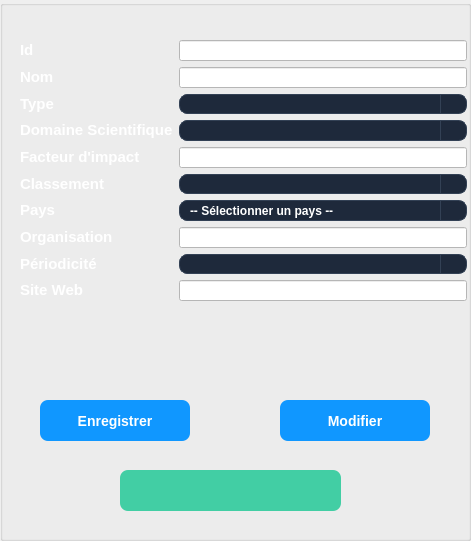
      <widget class="QGroupBox" name="groupBox_Journal_Form">
       <widget class="QWidget" name="formLayoutWidget_Journal">
        <layout class="QFormLayout" name="formLayout_Journal">
         <item row="0" column="0">
          <widget class="QLabel" name="label_Journal_id">
           <property name="text">
            <string>&lt;html&gt;&lt;head/&gt;&lt;body&gt;&lt;p&gt;&lt;span style=" font-size:11pt; font-weight:700; color:#ffffff;"&gt;Id&lt;/span&gt;&lt;/p&gt;&lt;/body&gt;&lt;/html&gt;</string>
           </property>
          </widget>
         </item>
         <item row="0" column="1">
          <widget class="QLineEdit" name="id">
           <property name="styleSheet">
            <string notr="true">background-color: rgb(255, 255, 255);</string>
           </property>
          </widget>
         </item>
         <item row="1" column="0">
          <widget class="QLabel" name="label_Journal_nom">
           <property name="text">
            <string>&lt;html&gt;&lt;head/&gt;&lt;body&gt;&lt;p&gt;&lt;span style=" font-size:11pt; font-weight:700; color:#ffffff;"&gt;Nom&lt;/span&gt;&lt;/p&gt;&lt;/body&gt;&lt;/html&gt;</string>
           </property>
          </widget>
         </item>
         <item row="1" column="1">
          <widget class="QLineEdit" name="nom">
           <property name="styleSheet">
            <string notr="true">background-color: rgb(255, 255, 255);</string>
           </property>
          </widget>
         </item>
         <item row="2" column="0">
          <widget class="QLabel" name="label_Journal_type">
           <property name="text">
            <string>&lt;html&gt;&lt;head/&gt;&lt;body&gt;&lt;p&gt;&lt;span style=" font-size:11pt; font-weight:700; color:#ffffff;"&gt;Type&lt;/span&gt;&lt;/p&gt;&lt;/body&gt;&lt;/html&gt;</string>
           </property>
          </widget>
         </item>
         <item row="2" column="1">
          <widget class="QComboBox" name="type">
           <property name="styleSheet">
         <string notr="true">QComboBox {
    background-color: #1e293b;
    border: 1px solid #334155;
    border-radius: 8px;
    padding: 2px 10px;
    color: white;
    font-weight: bold;
}
QComboBox:hover {
    border: 1px solid #3b82f6;
}
QComboBox::drop-down {
    subcontrol-origin: padding;
    subcontrol-position: top right;
    width: 25px;
    border-left: 1px solid #334155;
    border-top-right-radius: 8px;
    border-bottom-right-radius: 8px;
}
QComboBox QAbstractItemView {
    background-color: #1e293b;
    border: 1px solid #3b82f6;
    selection-background-color: #3b82f6;
    selection-color: white;
    color: white;
}</string>
        </property>
        </widget>
         </item>
         <item row="3" column="0">
          <widget class="QLabel" name="label_Journal_domaine">
           <property name="text">
            <string>&lt;html&gt;&lt;head/&gt;&lt;body&gt;&lt;p&gt;&lt;span style=" font-size:11pt; font-weight:700; color:#ffffff;"&gt;Domaine Scientifique&lt;/span&gt;&lt;/p&gt;&lt;/body&gt;&lt;/html&gt;</string>
           </property>
          </widget>
         </item>
         <item row="3" column="1">
          <widget class="QComboBox" name="domaine_scientifique">
           <property name="styleSheet">
            <string notr="true">QComboBox {
    background-color: #1e293b;
    border: 1px solid #334155;
    border-radius: 8px;
    padding: 2px 10px;
    color: white;
    font-weight: bold;
}
QComboBox:hover {
    border: 1px solid #3b82f6;
}
QComboBox::drop-down {
    subcontrol-origin: padding;
    subcontrol-position: top right;
    width: 25px;
    border-left: 1px solid #334155;
    border-top-right-radius: 8px;
    border-bottom-right-radius: 8px;
}
QComboBox QAbstractItemView {
    background-color: #1e293b;
    border: 1px solid #3b82f6;
    selection-background-color: #3b82f6;
    selection-color: white;
    color: white;
}</string>
           </property>
          </widget>
         </item>
         <item row="4" column="0">
          <widget class="QLabel" name="label_Journal_facteur">
           <property name="text">
            <string>&lt;html&gt;&lt;head/&gt;&lt;body&gt;&lt;p&gt;&lt;span style=" font-size:11pt; font-weight:700; color:#ffffff;"&gt;Facteur d'impact&lt;/span&gt;&lt;/p&gt;&lt;/body&gt;&lt;/html&gt;</string>
           </property>
          </widget>
         </item>
         <item row="4" column="1">
          <widget class="QLineEdit" name="facteur_impact">
           <property name="styleSheet">
            <string notr="true">background-color: rgb(255, 255, 255);</string>
           </property>
          </widget>
         </item>
         <item row="5" column="0">
          <widget class="QLabel" name="label_Journal_classement">
           <property name="text">
            <string>&lt;html&gt;&lt;head/&gt;&lt;body&gt;&lt;p&gt;&lt;span style=" font-size:11pt; font-weight:700; color:#ffffff;"&gt;Classement&lt;/span&gt;&lt;/p&gt;&lt;/body&gt;&lt;/html&gt;</string>
           </property>
          </widget>
         </item>
         <item row="5" column="1">
          <widget class="QComboBox" name="classement">
           <property name="styleSheet">
            <string notr="true">QComboBox {
    background-color: #1e293b;
    border: 1px solid #334155;
    border-radius: 8px;
    padding: 2px 10px;
    color: white;
    font-weight: bold;
}
QComboBox:hover {
    border: 1px solid #3b82f6;
}
QComboBox::drop-down {
    subcontrol-origin: padding;
    subcontrol-position: top right;
    width: 25px;
    border-left: 1px solid #334155;
    border-top-right-radius: 8px;
    border-bottom-right-radius: 8px;
}
QComboBox QAbstractItemView {
    background-color: #1e293b;
    border: 1px solid #3b82f6;
    selection-background-color: #3b82f6;
    selection-color: white;
    color: white;
}</string>
           </property>
          </widget>
         </item>
         <item row="6" column="0">
          <widget class="QLabel" name="label_Journal_pays">
           <property name="text">
            <string>&lt;html&gt;&lt;head/&gt;&lt;body&gt;&lt;p&gt;&lt;span style=" font-size:11pt; font-weight:700; color:#ffffff;"&gt;Pays&lt;/span&gt;&lt;/p&gt;&lt;/body&gt;&lt;/html&gt;</string>
           </property>
          </widget>
         </item>
         <item row="6" column="1">
          <widget class="QComboBox" name="pays">
           <property name="styleSheet">
        <string notr="true">QComboBox {
    background-color: #1e293b;
    border: 1px solid #334155;
    border-radius: 8px;
    padding: 2px 10px;
    color: white;
    font-weight: bold;
}
QComboBox:hover {
    border: 1px solid #3b82f6;
}
QComboBox::drop-down {
    subcontrol-origin: padding;
    subcontrol-position: top right;
    width: 25px;
    border-left: 1px solid #334155;
    border-top-right-radius: 8px;
    border-bottom-right-radius: 8px;
}
QComboBox QAbstractItemView {
    background-color: #1e293b;
    border: 1px solid #3b82f6;
    selection-background-color: #3b82f6;
    selection-color: white;
    color: white;
}</string>
           </property>
           <item><property name="text"><string>-- Sélectionner un pays --</string></property></item>
           <item><property name="text"><string>Afghanistan</string></property></item>
           <item><property name="text"><string>Albania</string></property></item>
           <item><property name="text"><string>Algeria</string></property></item>
           <item><property name="text"><string>Andorra</string></property></item>
           <item><property name="text"><string>Angola</string></property></item>
           <item><property name="text"><string>Antigua and Barbuda</string></property></item>
           <item><property name="text"><string>Argentina</string></property></item>
           <item><property name="text"><string>Armenia</string></property></item>
           <item><property name="text"><string>Australia</string></property></item>
           <item><property name="text"><string>Austria</string></property></item>
           <item><property name="text"><string>Azerbaijan</string></property></item>
           <item><property name="text"><string>Bahamas</string></property></item>
           <item><property name="text"><string>Bahrain</string></property></item>
           <item><property name="text"><string>Bangladesh</string></property></item>
           <item><property name="text"><string>Barbados</string></property></item>
           <item><property name="text"><string>Belarus</string></property></item>
           <item><property name="text"><string>Belgium</string></property></item>
           <item><property name="text"><string>Belize</string></property></item>
           <item><property name="text"><string>Benin</string></property></item>
           <item><property name="text"><string>Bhutan</string></property></item>
           <item><property name="text"><string>Bolivia</string></property></item>
           <item><property name="text"><string>Bosnia and Herzegovina</string></property></item>
           <item><property name="text"><string>Botswana</string></property></item>
           <item><property name="text"><string>Brazil</string></property></item>
           <item><property name="text"><string>Brunei</string></property></item>
           <item><property name="text"><string>Bulgaria</string></property></item>
           <item><property name="text"><string>Burkina Faso</string></property></item>
           <item><property name="text"><string>Burundi</string></property></item>
           <item><property name="text"><string>Cabo Verde</string></property></item>
           <item><property name="text"><string>Cambodia</string></property></item>
           <item><property name="text"><string>Cameroon</string></property></item>
           <item><property name="text"><string>Canada</string></property></item>
           <item><property name="text"><string>Central African Republic</string></property></item>
           <item><property name="text"><string>Chad</string></property></item>
           <item><property name="text"><string>Chile</string></property></item>
           <item><property name="text"><string>China</string></property></item>
           <item><property name="text"><string>Colombia</string></property></item>
           <item><property name="text"><string>Comoros</string></property></item>
           <item><property name="text"><string>Congo (Brazzaville)</string></property></item>
           <item><property name="text"><string>Congo (Kinshasa)</string></property></item>
           <item><property name="text"><string>Costa Rica</string></property></item>
           <item><property name="text"><string>Croatia</string></property></item>
           <item><property name="text"><string>Cuba</string></property></item>
           <item><property name="text"><string>Cyprus</string></property></item>
           <item><property name="text"><string>Czech Republic</string></property></item>
           <item><property name="text"><string>Denmark</string></property></item>
           <item><property name="text"><string>Djibouti</string></property></item>
           <item><property name="text"><string>Dominica</string></property></item>
           <item><property name="text"><string>Dominican Republic</string></property></item>
           <item><property name="text"><string>Ecuador</string></property></item>
           <item><property name="text"><string>Egypt</string></property></item>
           <item><property name="text"><string>El Salvador</string></property></item>
           <item><property name="text"><string>Equatorial Guinea</string></property></item>
           <item><property name="text"><string>Eritrea</string></property></item>
           <item><property name="text"><string>Estonia</string></property></item>
           <item><property name="text"><string>Eswatini</string></property></item>
           <item><property name="text"><string>Ethiopia</string></property></item>
           <item><property name="text"><string>Fiji</string></property></item>
           <item><property name="text"><string>Finland</string></property></item>
           <item><property name="text"><string>France</string></property></item>
           <item><property name="text"><string>Gabon</string></property></item>
           <item><property name="text"><string>Gambia</string></property></item>
           <item><property name="text"><string>Georgia</string></property></item>
           <item><property name="text"><string>Germany</string></property></item>
           <item><property name="text"><string>Ghana</string></property></item>
           <item><property name="text"><string>Greece</string></property></item>
           <item><property name="text"><string>Grenada</string></property></item>
           <item><property name="text"><string>Guatemala</string></property></item>
           <item><property name="text"><string>Guinea</string></property></item>
           <item><property name="text"><string>Guinea-Bissau</string></property></item>
           <item><property name="text"><string>Guyana</string></property></item>
           <item><property name="text"><string>Haiti</string></property></item>
           <item><property name="text"><string>Honduras</string></property></item>
           <item><property name="text"><string>Hungary</string></property></item>
           <item><property name="text"><string>Iceland</string></property></item>
           <item><property name="text"><string>India</string></property></item>
           <item><property name="text"><string>Indonesia</string></property></item>
           <item><property name="text"><string>Iran</string></property></item>
           <item><property name="text"><string>Iraq</string></property></item>
           <item><property name="text"><string>Ireland</string></property></item>
           <item><property name="text"><string>Israel</string></property></item>
           <item><property name="text"><string>Italy</string></property></item>
           <item><property name="text"><string>Ivory Coast</string></property></item>
           <item><property name="text"><string>Jamaica</string></property></item>
           <item><property name="text"><string>Japan</string></property></item>
           <item><property name="text"><string>Jordan</string></property></item>
           <item><property name="text"><string>Kazakhstan</string></property></item>
           <item><property name="text"><string>Kenya</string></property></item>
           <item><property name="text"><string>Kiribati</string></property></item>
           <item><property name="text"><string>Kuwait</string></property></item>
           <item><property name="text"><string>Kyrgyzstan</string></property></item>
           <item><property name="text"><string>Laos</string></property></item>
           <item><property name="text"><string>Latvia</string></property></item>
           <item><property name="text"><string>Lebanon</string></property></item>
           <item><property name="text"><string>Lesotho</string></property></item>
           <item><property name="text"><string>Liberia</string></property></item>
           <item><property name="text"><string>Libya</string></property></item>
           <item><property name="text"><string>Liechtenstein</string></property></item>
           <item><property name="text"><string>Lithuania</string></property></item>
           <item><property name="text"><string>Luxembourg</string></property></item>
           <item><property name="text"><string>Madagascar</string></property></item>
           <item><property name="text"><string>Malawi</string></property></item>
           <item><property name="text"><string>Malaysia</string></property></item>
           <item><property name="text"><string>Maldives</string></property></item>
           <item><property name="text"><string>Mali</string></property></item>
           <item><property name="text"><string>Malta</string></property></item>
           <item><property name="text"><string>Marshall Islands</string></property></item>
           <item><property name="text"><string>Mauritania</string></property></item>
           <item><property name="text"><string>Mauritius</string></property></item>
           <item><property name="text"><string>Mexico</string></property></item>
           <item><property name="text"><string>Micronesia</string></property></item>
           <item><property name="text"><string>Moldova</string></property></item>
           <item><property name="text"><string>Monaco</string></property></item>
           <item><property name="text"><string>Mongolia</string></property></item>
           <item><property name="text"><string>Montenegro</string></property></item>
           <item><property name="text"><string>Morocco</string></property></item>
           <item><property name="text"><string>Mozambique</string></property></item>
           <item><property name="text"><string>Myanmar</string></property></item>
           <item><property name="text"><string>Namibia</string></property></item>
           <item><property name="text"><string>Nauru</string></property></item>
           <item><property name="text"><string>Nepal</string></property></item>
           <item><property name="text"><string>Netherlands</string></property></item>
           <item><property name="text"><string>New Zealand</string></property></item>
           <item><property name="text"><string>Nicaragua</string></property></item>
           <item><property name="text"><string>Niger</string></property></item>
           <item><property name="text"><string>Nigeria</string></property></item>
           <item><property name="text"><string>North Korea</string></property></item>
           <item><property name="text"><string>North Macedonia</string></property></item>
           <item><property name="text"><string>Norway</string></property></item>
           <item><property name="text"><string>Oman</string></property></item>
           <item><property name="text"><string>Pakistan</string></property></item>
           <item><property name="text"><string>Palau</string></property></item>
           <item><property name="text"><string>Palestine</string></property></item>
           <item><property name="text"><string>Panama</string></property></item>
           <item><property name="text"><string>Papua New Guinea</string></property></item>
           <item><property name="text"><string>Paraguay</string></property></item>
           <item><property name="text"><string>Peru</string></property></item>
           <item><property name="text"><string>Philippines</string></property></item>
           <item><property name="text"><string>Poland</string></property></item>
           <item><property name="text"><string>Portugal</string></property></item>
           <item><property name="text"><string>Qatar</string></property></item>
           <item><property name="text"><string>Romania</string></property></item>
           <item><property name="text"><string>Russia</string></property></item>
           <item><property name="text"><string>Rwanda</string></property></item>
           <item><property name="text"><string>Saint Kitts and Nevis</string></property></item>
           <item><property name="text"><string>Saint Lucia</string></property></item>
           <item><property name="text"><string>Saint Vincent and the Grenadines</string></property></item>
           <item><property name="text"><string>Samoa</string></property></item>
           <item><property name="text"><string>San Marino</string></property></item>
           <item><property name="text"><string>Sao Tome and Principe</string></property></item>
           <item><property name="text"><string>Saudi Arabia</string></property></item>
           <item><property name="text"><string>Senegal</string></property></item>
           <item><property name="text"><string>Serbia</string></property></item>
           <item><property name="text"><string>Seychelles</string></property></item>
           <item><property name="text"><string>Sierra Leone</string></property></item>
           <item><property name="text"><string>Singapore</string></property></item>
           <item><property name="text"><string>Slovakia</string></property></item>
           <item><property name="text"><string>Slovenia</string></property></item>
           <item><property name="text"><string>Solomon Islands</string></property></item>
           <item><property name="text"><string>Somalia</string></property></item>
           <item><property name="text"><string>South Africa</string></property></item>
           <item><property name="text"><string>South Korea</string></property></item>
           <item><property name="text"><string>South Sudan</string></property></item>
           <item><property name="text"><string>Spain</string></property></item>
           <item><property name="text"><string>Sri Lanka</string></property></item>
           <item><property name="text"><string>Sudan</string></property></item>
           <item><property name="text"><string>Suriname</string></property></item>
           <item><property name="text"><string>Sweden</string></property></item>
           <item><property name="text"><string>Switzerland</string></property></item>
           <item><property name="text"><string>Syria</string></property></item>
           <item><property name="text"><string>Taiwan</string></property></item>
           <item><property name="text"><string>Tajikistan</string></property></item>
           <item><property name="text"><string>Tanzania</string></property></item>
           <item><property name="text"><string>Thailand</string></property></item>
           <item><property name="text"><string>Timor-Leste</string></property></item>
           <item><property name="text"><string>Togo</string></property></item>
           <item><property name="text"><string>Tonga</string></property></item>
           <item><property name="text"><string>Trinidad and Tobago</string></property></item>
           <item><property name="text"><string>Tunisia</string></property></item>
           <item><property name="text"><string>Turkey</string></property></item>
           <item><property name="text"><string>Turkmenistan</string></property></item>
           <item><property name="text"><string>Tuvalu</string></property></item>
           <item><property name="text"><string>Uganda</string></property></item>
           <item><property name="text"><string>Ukraine</string></property></item>
           <item><property name="text"><string>United Arab Emirates</string></property></item>
           <item><property name="text"><string>United Kingdom</string></property></item>
           <item><property name="text"><string>United States</string></property></item>
           <item><property name="text"><string>Uruguay</string></property></item>
           <item><property name="text"><string>Uzbekistan</string></property></item>
           <item><property name="text"><string>Vanuatu</string></property></item>
           <item><property name="text"><string>Vatican City</string></property></item>
           <item><property name="text"><string>Venezuela</string></property></item>
           <item><property name="text"><string>Vietnam</string></property></item>
           <item><property name="text"><string>Yemen</string></property></item>
           <item><property name="text"><string>Zambia</string></property></item>
           <item><property name="text"><string>Zimbabwe</string></property></item>
          </widget>
         </item>
         <item row="7" column="0">
          <widget class="QLabel" name="label_Journal_organisation">
           <property name="text">
            <string>&lt;html&gt;&lt;head/&gt;&lt;body&gt;&lt;p&gt;&lt;span style=" font-size:11pt; font-weight:700; color:#ffffff;"&gt;Organisation&lt;/span&gt;&lt;/p&gt;&lt;/body&gt;&lt;/html&gt;</string>
           </property>
          </widget>
         </item>
         <item row="7" column="1">
          <widget class="QLineEdit" name="organisation">
           <property name="styleSheet">
            <string notr="true">background-color: rgb(255, 255, 255);</string>
           </property>
          </widget>
         </item>
         <item row="8" column="0">
          <widget class="QLabel" name="label_Journal_periodicite">
           <property name="text">
            <string>&lt;html&gt;&lt;head/&gt;&lt;body&gt;&lt;p&gt;&lt;span style=" font-size:11pt; font-weight:700; color:#ffffff;"&gt;Périodicité&lt;/span&gt;&lt;/p&gt;&lt;/body&gt;&lt;/html&gt;</string>
           </property>
          </widget>
         </item>
         <item row="8" column="1">
          <widget class="QComboBox" name="periodicite">
           <property name="styleSheet">
            <string notr="true">QComboBox {
    background-color: #1e293b;
    border: 1px solid #334155;
    border-radius: 8px;
    padding: 2px 10px;
    color: white;
    font-weight: bold;
}
QComboBox:hover {
    border: 1px solid #3b82f6;
}
QComboBox::drop-down {
    subcontrol-origin: padding;
    subcontrol-position: top right;
    width: 25px;
    border-left: 1px solid #334155;
    border-top-right-radius: 8px;
    border-bottom-right-radius: 8px;
}
QComboBox QAbstractItemView {
    background-color: #1e293b;
    border: 1px solid #3b82f6;
    selection-background-color: #3b82f6;
    selection-color: white;
    color: white;
}</string>
           </property>
          </widget>
         </item>
         <item row="9" column="0">
          <widget class="QLabel" name="label_Journal_siteweb">
           <property name="text">
            <string>&lt;html&gt;&lt;head/&gt;&lt;body&gt;&lt;p&gt;&lt;span style=" font-size:11pt; font-weight:700; color:#ffffff;"&gt;Site Web&lt;/span&gt;&lt;/p&gt;&lt;/body&gt;&lt;/html&gt;</string>
           </property>
          </widget>
         </item>
         <item row="9" column="1">
          <widget class="QLineEdit" name="siteweb">
           <property name="styleSheet">
            <string notr="true">background-color: rgb(255, 255, 255);</string>
           </property>
          </widget>
         </item>
        </layout>
       <property name="styleSheet"><string /></property><property name="geometry">
         <rect>
          <x>20</x>
          <y>40</y>
          <width>447</width>
          <height>261</height>
         </rect>
        </property>
        </widget>
       <widget class="QPushButton" name="enregistrer1">
        <property name="text">
         <string>Enregistrer</string>
        </property>
       <property name="styleSheet">
         <string notr="true">QPushButton {
    
    color: white;
    border: none;
    border-radius: 8px;
    padding: 8px 20px;
	
	 background-color: rgb(16, 151, 255);   /* normal state */
    font-size: 14px;
    font-weight: bold;
}

QPushButton:hover {
    background-color: #059669;   /* darker on hover */
}
</string>
        </property>
        <property name="geometry">
         <rect>
          <x>40</x>
          <y>400</y>
          <width>150</width>
          <height>41</height>
         </rect>
        </property>
        <property name="minimumSize">
         <size>
          <width>0</width>
          <height>0</height>
         </size>
        </property>
        </widget>
       <widget class="QPushButton" name="modif1">
        <property name="text">
         <string>Modifier</string>
        </property>
       <property name="styleSheet">
         <string notr="true">QPushButton {
   background-color: rgb(16, 151, 255);   /* normal state */
    color: white;
    border: none;
    border-radius: 8px;
    padding: 8px 20px;
    font-size: 14px;
    font-weight: bold;
}

QPushButton:hover {
    background-color: #059669;   /* darker on hover */
}
</string>
        </property>
        <property name="geometry">
         <rect>
          <x>280</x>
          <y>400</y>
          <width>150</width>
          <height>41</height>
         </rect>
        </property>
        </widget>
       <widget class="QPushButton" name="annuler">
        <property name="text">
         <string />
        </property>
       <property name="styleSheet">
         <string notr="true">QPushButton {
	

	
	
	background-color: rgb(66, 206, 164);
	
    color: white;
    border: none;
    border-radius: 8px;
    padding: 8px 20px;
    font-size: 14px;
    font-weight: bold;
}

QPushButton:hover {
      /* darker on hover */
	background-color: rgb(140, 0, 0);
}
</string>
        </property>
        <property name="geometry">
         <rect>
          <x>120</x>
          <y>470</y>
          <width>221</width>
          <height>41</height>
         </rect>
        </property>
        <property name="icon">
         <iconset theme="QIcon::ThemeIcon::EditClear" />
        </property>
       </widget>
      <property name="title">
        <string />
       </property><property name="styleSheet">
        <string notr="true">background-color: rgb(0, 36, 168);
border: #A8D3F0;
/* Style pour tous les GroupBox */
QGroupBox {
    border: 2px solid #2c3e50; /* Couleur de la bordure */
    border-radius: 15px;      /* MÃªme arrondi que les boutons */
    margin-top: 20px;         /* Espace pour le titre en haut */
    font-weight: bold;
    color: #2c3e50;
}
/* Style spÃ©cifique pour le titre du GroupBox */
QGroupBox::title {
    subcontrol-origin: margin;
    subcontrol-position: top center; /* Place le titre en haut au centre */
    padding: 0 10px;
}</string>
       </property>
       <property name="geometry">
        <rect>
         <x>0</x>
         <y>10</y>
         <width>471</width>
         <height>541</height>
        </rect>
       </property>
       </widget>
